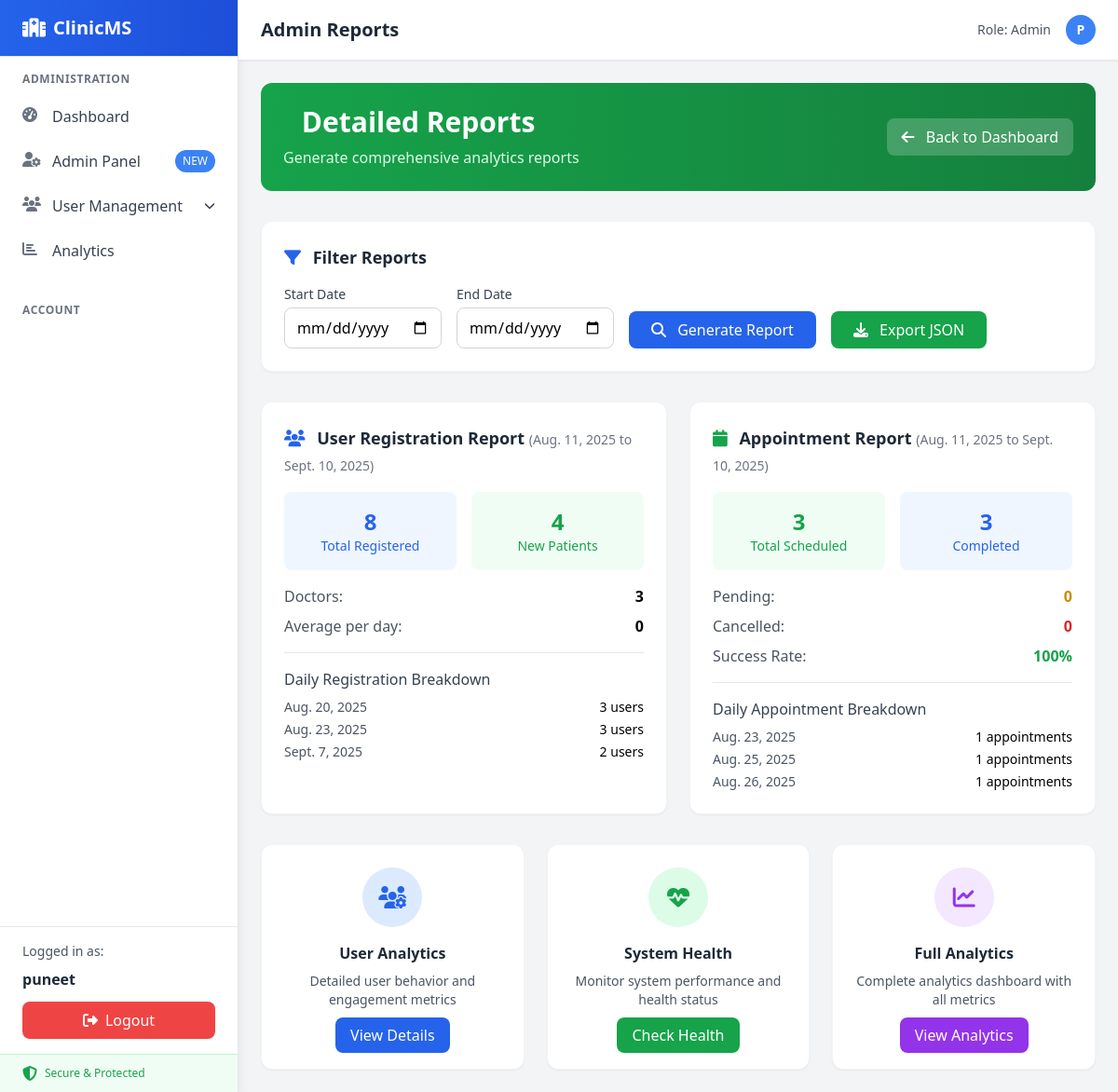
Screenshot of /dashboard/admin/reports/ (signed in) with the database file from the repository.
### users/models.py (models this page shows, shortened)
class User(AbstractUser):
    ROLE_CHOICES = [
        ('admin', 'Admin'),
        ('doctor', 'Doctor'),
        ('patient', 'Patient'),
    ]
    role = models.CharField(max_length=10, choices=ROLE_CHOICES, default="patient")
    specialization = models.CharField(max_length=100, blank=True, null=True)  # Only for doctors

### users/views.py (the view, shortened to what this page needs)
# urls.py: path("dashboard/admin/reports/", user_views.admin_reports, name="admin_reports"),
@login_required
def admin_reports(request):
    if request.user.role != 'admin':
        messages.error(request, "Access denied.")
        return redirect('login')
    start_date = request.GET.get('start_date')
    end_date = request.GET.get('end_date')
    if start_date:
        start_date = datetime.strptime(start_date, '%Y-%m-%d').date()
    else:
        start_date = timezone.now().date() - timedelta(days=30)
    if end_date:
        end_date = datetime.strptime(end_date, '%Y-%m-%d').date()
    else:
        end_date = timezone.now().date()
    users_in_range = User.objects.filter(
        date_joined__date__gte=start_date,
        date_joined__date__lte=end_date
    )
    appointments_in_range = Appointment.objects.filter(
        appointment_datetime__date__gte=start_date,
        appointment_datetime__date__lte=end_date
    )
    report_data = {
        'date_range': {
            'start': start_date,
            'end': end_date
        },
        'users': {
            'total_registered': users_in_range.count(),
            'doctors': users_in_range.filter(role='doctor').count(),
            'patients': users_in_range.filter(role='patient').count(),
            'daily_breakdown': users_in_range.annotate(
                date=TruncDate('date_joined')
            ).values('date').annotate(
                count=Count('id')
            ).order_by('date')
        },
        'appointments': {
            'total_scheduled': appointments_in_range.count(),
            'completed': appointments_in_range.filter(status='completed').count(),
            'pending': appointments_in_range.filter(status='pending').count(),
            'cancelled': appointments_in_range.filter(status='cancelled').count(),
            'daily_breakdown': appointments_in_range.annotate(
                date=TruncDate('appointment_datetime')
            ).values('date').annotate(
                count=Count('id')
            ).order_by('date')
        }
    }
    context = {
        'report_data': report_data,
        'start_date': start_date,
        'end_date': end_date,
    }
    return render(request, 'users/admin_reports.html', context)

### users/templates/users/admin_reports.html (shortened to what this page needs)
{% extends "base.html" %}
{% block header %}Admin Reports{% endblock %}
{% block content %}
<div class="max-w-7xl mx-auto">
  <div class="bg-gradient-to-r from-green-600 to-green-700 rounded-xl p-6 mb-8 text-white">
    <div class="flex items-center justify-between">
      <div>
        <h1 class="text-3xl font-bold mb-2">
          Detailed Reports
        </h1>
        <p class="text-green-100">Generate comprehensive analytics reports</p>
      </div>
      <a href="{% url 'dashboard_admin' %}"
         class="bg-white bg-opacity-20 hover:bg-opacity-30 text-white px-4 py-2 rounded-lg transition duration-200">
        <i class="fa-solid fa-arrow-left mr-2"></i>
        Back to Dashboard
      </a>
    </div>
  </div>
  <div class="bg-white rounded-xl p-6 shadow-sm border border-gray-100 mb-8">
    <h3 class="text-lg font-semibold text-gray-800 mb-4">
      <i class="fa-solid fa-filter mr-2 text-blue-600"></i>
      Filter Reports
    </h3>
    <form method="get" class="flex flex-wrap items-end gap-4">
      <div>
        <label class="block text-sm font-medium text-gray-700 mb-1">Start Date</label>
        <input
          type="date"
          name="start_date"
          value="{{ start_date }}"
          class="border border-gray-300 rounded-lg px-3 py-2 focus:ring-2 focus:ring-blue-500"
        />
      </div>
      <div>
        <label class="block text-sm font-medium text-gray-700 mb-1">End Date</label>
        <input
          type="date"
          name="end_date"
          value="{{ end_date }}"
          class="border border-gray-300 rounded-lg px-3 py-2 focus:ring-2 focus:ring-blue-500"
        />
      </div>
      <button
        type="submit"
        class="bg-blue-600 hover:bg-blue-700 text-white px-6 py-2 rounded-lg transition duration-200"
      >
        <i class="fa-solid fa-search mr-2"></i>
        Generate Report
      </button>
      <a
        href="?export=json&start_date={{ start_date }}&end_date={{ end_date }}"
        class="bg-green-600 hover:bg-green-700 text-white px-6 py-2 rounded-lg transition duration-200"
      >
        <i class="fa-solid fa-download mr-2"></i>
        Export JSON
      </a>
    </form>
  </div>
  <div class="grid grid-cols-1 md:grid-cols-2 gap-6 mb-8">
    <div class="bg-white rounded-xl p-6 shadow-sm border border-gray-100">
      <h3 class="text-lg font-semibold text-gray-800 mb-4">
        <i class="fa-solid fa-users mr-2 text-blue-600"></i>
        User Registration Report
        <span class="text-sm font-normal text-gray-500">
          ({{ report_data.date_range.start }} to {{ report_data.date_range.end }})
        </span>
      </h3>
      <div class="grid grid-cols-2 gap-4 mb-4">
        <div class="bg-blue-50 p-4 rounded-lg text-center">
          <p class="text-2xl font-bold text-blue-600">{{ report_data.users.total_registered }}</p>
          <p class="text-sm text-blue-600">Total Registered</p>
        </div>
        <div class="bg-green-50 p-4 rounded-lg text-center">
          <p class="text-2xl font-bold text-green-600">{{ report_data.users.patients }}</p>
          <p class="text-sm text-green-600">New Patients</p>
        </div>
      </div>
      <div class="space-y-2">
        <div class="flex justify-between">
          <span class="text-gray-600">Doctors:</span>
          <span class="font-semibold">{{ report_data.users.doctors }}</span>
        </div>
        <div class="flex justify-between">
          <span class="text-gray-600">Average per day:</span>
          <span class="font-semibold">
            {% widthratio report_data.users.total_registered 30 1 %}
          </span>
        </div>
      </div>
      <div class="mt-4 pt-4 border-t border-gray-200">
        <h4 class="font-medium text-gray-700 mb-2">Daily Registration Breakdown</h4>
        <div class="space-y-1">
          {% for day_data in report_data.users.daily_breakdown|slice:":7" %}
          <div class="flex justify-between text-sm">
            <span class="text-gray-600">{{ day_data.date }}</span>
            <span class="font-medium">{{ day_data.count }} users</span>
          </div>
          {% endfor %}
        </div>
      </div>
    </div>
    <div class="bg-white rounded-xl p-6 shadow-sm border border-gray-100">
      <h3 class="text-lg font-semibold text-gray-800 mb-4">
        <i class="fa-solid fa-calendar mr-2 text-green-600"></i>
        Appointment Report
        <span class="text-sm font-normal text-gray-500">
          ({{ report_data.date_range.start }} to {{ report_data.date_range.end }})
        </span>
      </h3>
      <div class="grid grid-cols-2 gap-4 mb-4">
        <div class="bg-green-50 p-4 rounded-lg text-center">
          <p class="text-2xl font-bold text-green-600">{{ report_data.appointments.total_scheduled }}</p>
          <p class="text-sm text-green-600">Total Scheduled</p>
        </div>
        <div class="bg-blue-50 p-4 rounded-lg text-center">
          <p class="text-2xl font-bold text-blue-600">{{ report_data.appointments.completed }}</p>
          <p class="text-sm text-blue-600">Completed</p>
        </div>
      </div>
      <div class="space-y-2">
        <div class="flex justify-between">
          <span class="text-gray-600">Pending:</span>
          <span class="font-semibold text-yellow-600">{{ report_data.appointments.pending }}</span>
        </div>
        <div class="flex justify-between">
          <span class="text-gray-600">Cancelled:</span>
          <span class="font-semibold text-red-600">{{ report_data.appointments.cancelled }}</span>
        </div>
        <div class="flex justify-between">
          <span class="text-gray-600">Success Rate:</span>
          <span class="font-semibold text-green-600">
            {% if report_data.appointments.total_scheduled > 0 %}
              {% widthratio report_data.appointments.completed report_data.appointments.total_scheduled 100 %}%
            {% else %}
              0%
            {% endif %}
          </span>
        </div>
      </div>
      <div class="mt-4 pt-4 border-t border-gray-200">
        <h4 class="font-medium text-gray-700 mb-2">Daily Appointment Breakdown</h4>
        <div class="space-y-1">
          {% for day_data in report_data.appointments.daily_breakdown|slice:":7" %}
          <div class="flex justify-between text-sm">
            <span class="text-gray-600">{{ day_data.date }}</span>
            <span class="font-medium">{{ day_data.count }} appointments</span>
          </div>
          {% endfor %}
        </div>
      </div>
    </div>
  </div>
  <div class="grid grid-cols-1 md:grid-cols-3 gap-6">
    <div class="bg-white rounded-xl p-6 shadow-sm border border-gray-100 text-center">
      <div class="bg-blue-100 p-4 rounded-full w-16 h-16 mx-auto mb-4 flex items-center justify-center">
        <i class="fa-solid fa-users-cog text-blue-600 text-2xl"></i>
      </div>
      <h4 class="font-semibold text-gray-800 mb-2">User Analytics</h4>
      <p class="text-sm text-gray-600 mb-4">Detailed user behavior and engagement metrics</p>
      <a href="{% url 'admin_user_analytics' %}"
         class="bg-blue-600 hover:bg-blue-700 text-white px-4 py-2 rounded-lg transition duration-200">
        View Details
      </a>
    </div>
    <div class="bg-white rounded-xl p-6 shadow-sm border border-gray-100 text-center">
      <div class="bg-green-100 p-4 rounded-full w-16 h-16 mx-auto mb-4 flex items-center justify-center">
        <i class="fa-solid fa-heartbeat text-green-600 text-2xl"></i>
      </div>
      <h4 class="font-semibold text-gray-800 mb-2">System Health</h4>
      <p class="text-sm text-gray-600 mb-4">Monitor system performance and health status</p>
      <a href="{% url 'admin_system_health' %}"
         class="bg-green-600 hover:bg-green-700 text-white px-4 py-2 rounded-lg transition duration-200">
        Check Health
      </a>
    </div>
    <div class="bg-white rounded-xl p-6 shadow-sm border border-gray-100 text-center">
      <div class="bg-purple-100 p-4 rounded-full w-16 h-16 mx-auto mb-4 flex items-center justify-center">
        <i class="fa-solid fa-chart-line text-purple-600 text-2xl"></i>
      </div>
      <h4 class="font-semibold text-gray-800 mb-2">Full Analytics</h4>
      <p class="text-sm text-gray-600 mb-4">Complete analytics dashboard with all metrics</p>
      <a href="{% url 'admin_analytics' %}"
         class="bg-purple-600 hover:bg-purple-700 text-white px-4 py-2 rounded-lg transition duration-200">
        View Analytics
      </a>
    </div>
  </div>
</div>
{% endblock %}

### users/templates/base.html (shortened to what this page needs)
<!DOCTYPE html>
<html lang="en">
  <head>
    <script src="https://cdn.tailwindcss.com"></script>
  </head>
  <body class="bg-gray-100 font-sans">
    <div class="flex h-screen">
      <aside class="w-64 bg-white shadow-lg border-r border-gray-200 flex flex-col">
        <div class="px-6 py-4 border-b border-gray-200 bg-gradient-to-r from-blue-600 to-blue-700">
          <div class="flex items-center space-x-2 text-white">
            <i class="fa-solid fa-hospital text-xl"></i>
            <span class="text-xl font-bold">ClinicMS</span>
          </div>
        </div>
        <nav class="flex-1 overflow-y-auto">
          <ul class="py-2">
            {% if user.is_authenticated %}
              {% if user.role == "admin" %}
                <li class="px-6 py-2 text-xs font-semibold text-gray-500 uppercase tracking-wider">Administration</li>
                <li>
                  <a href="{% url 'dashboard_admin' %}" class="flex items-center px-6 py-3 text-gray-700 hover:bg-gray-50 hover:text-blue-600 transition-colors duration-200">
                    <i class="fa-solid fa-tachometer-alt w-5 h-5 mr-3 text-gray-500"></i>
                    <span>Dashboard</span>
                  </a>
                </li>
                <li>
                  <a href="/admin/" class="flex items-center px-6 py-3 text-gray-700 hover:bg-gray-50 hover:text-blue-600 transition-colors duration-200">
                    <i class="fa-solid fa-user-gear w-5 h-5 mr-3 text-gray-500"></i>
                    <span>Admin Panel</span>
                    <span class="ml-auto bg-blue-500 text-white text-xs px-2 py-1 rounded-full">NEW</span>
                  </a>
                </li>
                <li class="nav-group">
                  <a href="#" class="nav-group-toggle flex items-center px-6 py-3 text-gray-700 hover:bg-gray-50 hover:text-blue-600 transition-colors duration-200" onclick="toggleDropdown(this, event)">
                    <i class="fa-solid fa-users w-5 h-5 mr-3 text-gray-500"></i>
                    <span>User Management</span>
                    <i class="fa-solid fa-chevron-down ml-auto text-xs transition-transform duration-200"></i>
                  </a>
                </li>
                <li>
                  <a href="#" class="flex items-center px-6 py-3 text-gray-700 hover:bg-gray-50 hover:text-blue-600 transition-colors duration-200">
                    <i class="fa-solid fa-chart-bar w-5 h-5 mr-3 text-gray-500"></i>
                    <span>Analytics</span>
                  </a>
                </li>
              {% endif %}
              <li class="px-6 py-2 text-xs font-semibold text-gray-500 uppercase tracking-wider mt-6">Account</li>
            {% endif %}
          </ul>
        </nav>
        <div class="border-t border-gray-200 mt-auto">
          {% if user.is_authenticated %}
            <div class="px-6 py-4">
              <div class="text-sm text-gray-600 mb-2">Logged in as:</div>
              <div class="font-semibold text-gray-800 mb-3">{{ user.username }}</div>
              <a
                href="{% url 'logout' %}"
                class="flex items-center justify-center w-full bg-red-500 hover:bg-red-600 text-white py-2 px-4 rounded-lg transition-colors duration-200"
              >
                <i class="fa-solid fa-sign-out-alt mr-2"></i>
                Logout
              </a>
            </div>
          {% endif %}
          <div class="px-6 py-3 bg-green-50 border-t border-green-200">
            <div class="flex items-center text-green-600">
              <i class="fa-solid fa-shield-alt w-4 h-4 mr-2"></i>
              <span class="text-xs font-medium">Secure & Protected</span>
            </div>
          </div>
        </div>
      </aside>
      <main class="flex-1 flex flex-col">
        <header class="bg-white shadow-sm border-b border-gray-200 px-6 py-4 flex justify-between items-center">
          <h1 class="text-xl font-semibold text-gray-800">
            {% block header %}{% endblock %}
          </h1>
          {% if user.is_authenticated %}
          <div class="flex items-center space-x-4">
            <span class="text-sm text-gray-600">Role: {{ user.role|title }}</span>
            <div class="w-8 h-8 bg-blue-500 rounded-full flex items-center justify-center">
              <span class="text-white text-sm font-semibold">{{ user.username|first|upper }}</span>
            </div>
          </div>
          {% endif %}
        </header>
        <div class="flex-1 overflow-y-auto p-6">
          {% block content %}{% endblock %}
        </div>
      </main>
    </div>
  </body>
</html>

### rows the page displays
User: username "puneet", role "Admin", username|first "P", date_range.end "Sept. 10, 2025"

### other values shown
{{ report_data.date_range.start }} "Aug. 11, 2025"
{{ report_data.users.total_registered }} "8"
{{ report_data.users.patients }} "4"
{{ report_data.users.doctors }} "3"
{{ day_data.date }} "Aug. 20, 2025" "Aug. 23, 2025" "Sept. 7, 2025"
{{ day_data.count }} "3" "3" "2"
{{ report_data.appointments.total_scheduled }} "3"
{{ report_data.appointments.completed }} "3"
{{ report_data.appointments.pending }} "0"
{{ report_data.appointments.cancelled }} "0"
{{ day_data.date }} "Aug. 23, 2025" "Aug. 25, 2025" "Aug. 26, 2025"
{{ day_data.count }} "1" "1" "1"
